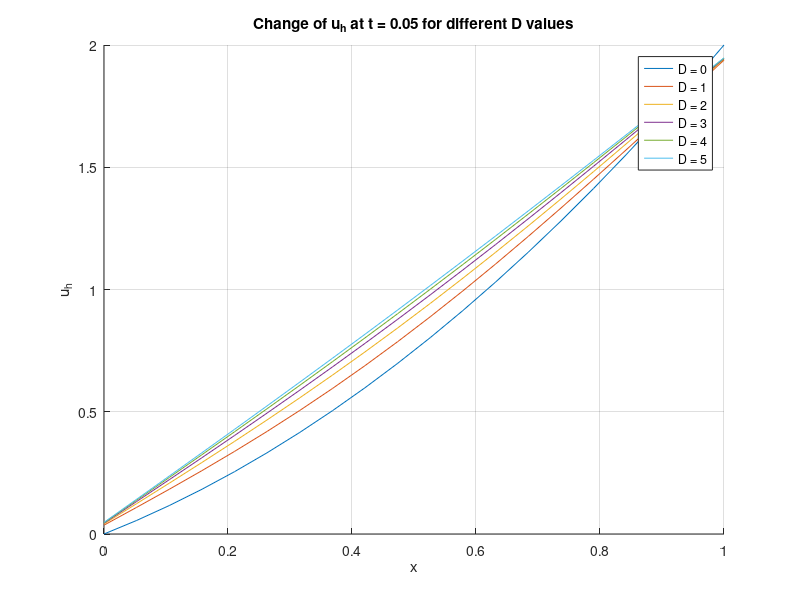
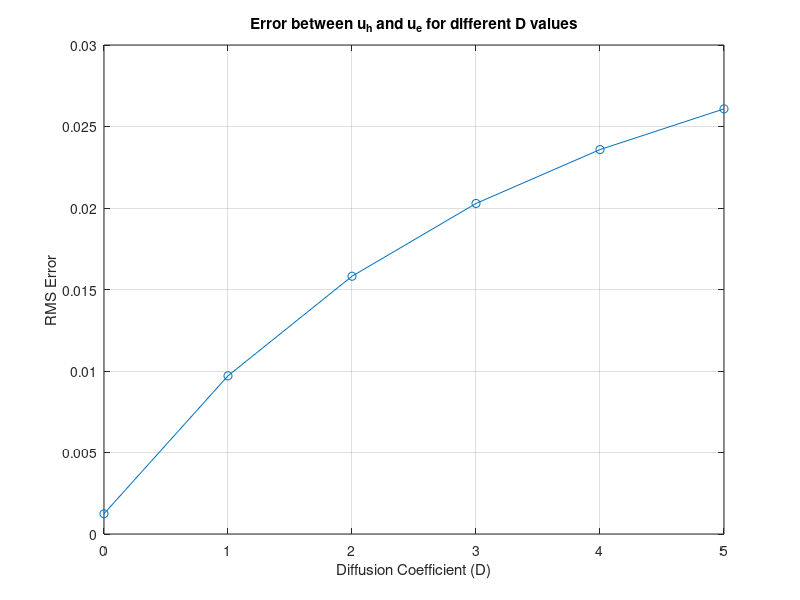

Reproduce these figures in MATLAB, in order.
% Xóa bộ nhớ, xóa các biến trước đó
clc; clear all; format long;

% Định nghĩa miền thời gian và miền không gian
x_start = 0; x_end = 1;
L = x_end - x_start;
t_start = 0; t_end = 0.05; % Định nghĩa thời gian cuối cùng để phân tích
T = t_end - t_start;

% Số lượng phần tử không gian
Ne = 20; % Đây là một hằng số

% Kích thước bước nhảy
dL = L / (Ne - 1);

% Khởi tạo lưới không gian
x = linspace(x_start, x_end, Ne);

% Điều kiện đầu
U_o = x.^2 + x;

% Điều kiện biên
UL = 0; UR = 2;

% Lời giải cho nghiệm chính xác
u_e = @(x, t) exp(-t) * (x.^2 - x) + 2 * x;

% Khảo sát các giá trị hệ số khuếch tán D khác nhau
D_values = [0, 1, 2, 3, 4, 5];
errors = zeros(length(D_values), 1);
u_h_values = zeros(length(D_values), Ne);

% Số lượng bước thời gian
Nt = 10; % Đây là một hằng số

% Kích thước bước thời gian
dt = T / Nt;

% Duyệt qua từng giá trị D
for idx = 1:length(D_values)
    D = D_values(idx);
    
    % Khởi tạo giá trị độ lỗi bằng 0
    Er = 0;
    
    % Khởi tạo giá trị đầu ứng với giá trị D
    U_o = x.^2 + x;
    
    % Vòng lặp thời gian
    for i_tim = 1:Nt
        MU = zeros(Ne); FU = zeros(Ne, 1);
        
        % Duyệt qua phần tử không gian
        for k = 1:Ne
            % S = -exp(-i_tim*dt) * (x(k)^2 - x(k) + 2); % Source term
            S = 0;
            
            MU(k, k) = MU(k, k) + dL / dt;
            FU(k) = FU(k) + dL / dt * U_o(k) + S * dL;
            
            % Bên trong khối
            if k > 1 && k < Ne
                MU(k, [k k-1]) = MU(k, [k k-1]) + D / dL * [1 -1];
                MU(k, [k k+1]) = MU(k, [k k+1]) + D / dL * [1 -1];
            end
        end
        
        % Điều kiện biên trái
        MU(1, 1) = MU(1, 1) + D / dL * 2;
        FU(1) = FU(1) + D / dL * 2 * UL;
        MU(1, [1 2]) = MU(1, [1 2]) + D / dL * [1 -1];
        
        % Điều kiện biên phải
        MU(Ne, [Ne Ne-1]) = MU(Ne, [Ne Ne-1]) + D / dL * [1 -1];
        MU(Ne, Ne) = MU(Ne, Ne) + D / dL * 2;
        FU(Ne) = FU(Ne) + D / dL * 2 * UR;
        
        % Giải hệ phương trình tuyến tính
        U = MU \ FU; U_o = U;
        
        % Tính toán độ lỗi tại bước thời gian
        U_exact = u_e(x, i_tim * dt);
        Ert = sum((U - U_exact').^2) * dL;
        Er = Er + dt * Ert;
    end
    
    % Lưu trữ độ lỗi và kết quả lời giải số học u_h tại thời điểm t = 0.05
    errors(idx) = sqrt(Er);
    u_h_values(idx, :) = U';
end

% Trực quan hóa sự thay đổi u_h tại thời điểm t = 0.05 ứng với các giá trị
% D khác nhau
figure;
hold on;
for idx = 1:length(D_values)
    plot(x, u_h_values(idx, :), 'DisplayName', ['D = ' num2str(D_values(idx))]);
end
title('Change of u_h at t = 0.05 for different D values');
xlabel('x');
ylabel('u_h');
legend show;
grid on;
hold off;

% Trực quan hóa độ lỗi với từng giá trị D khác nhau
figure;
plot(D_values, errors, 'o-');
title('Error between u_h and u_e for different D values');
xlabel('Diffusion Coefficient (D)');
ylabel('RMS Error');
grid on;